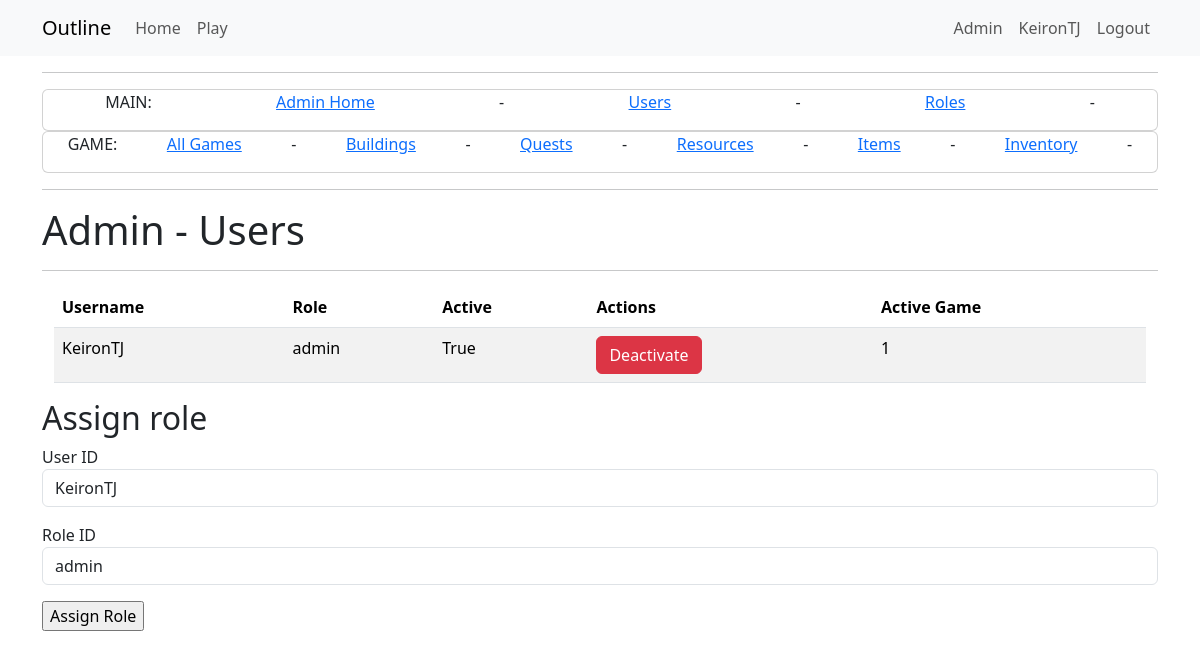
Page /admin_users (signed in) on the committed database.
### app/models.py (models this page shows, shortened)
class User(UserMixin, db.Model):
    id = db.Column(Integer, primary_key=True)
    username = db.Column(String(64), index=True, unique=True)
    email = db.Column(String(120), index=True, unique=True)
    password_hash = db.Column(String(256))
    active = db.Column(db.Boolean(), default=True)
    activegame = db.Column(db.Integer, nullable=True)
    game = so.relationship("Game", back_populates="user", cascade="all, delete-orphan")
    role=so.relationship("Role", secondary="user_roles")
    def is_admin(self):
        return 'admin' in [role.name for role in self.role]

class Role(db.Model):
    __tablename__ = 'roles'
    id = db.Column(db.Integer(), primary_key=True)
    name = db.Column(db.String(50), unique=True)

### app/admin/routes.py (the view, shortened to what this page needs)
@bp.route('/admin_users', methods=['GET', 'POST'])
@login_required
@admin_required
def admin_users():
    user_roles = db.session.query(UserRoles).all()
    users = db.session.query(User).all()
    roles= db.session.query(Role).all()
    assign_role_form = AssignRoleForm()
    return render_template("admin/admin_users.html",
                           title='Admin - Users',
                           users=users,
                           assign_role_form=assign_role_form,
                           roles=roles,
                           user_roles=user_roles)

### app/admin/forms.py
class AssignRoleForm(FlaskForm):
    user_id = SelectField('User ID', coerce=int)
    role_id = SelectField('Role ID', coerce=int)
    submit = SubmitField('Assign Role')
    def __init__(self, *args, **kwargs):
        super(AssignRoleForm, self).__init__(*args, **kwargs)
        self.user_id.choices = [(user.id, user.username) for user in User.query.all()]  # Assuming User model has id and name fields
        self.role_id.choices = [(role.id, role.name) for role in Role.query.all()]  # Assuming Role model has id and name fields

### app/game/__init__.py (called while the page is built)
@bp.before_app_request
def before_request():
    load_game()

### app/game/context_processor.py (called while the page is built)
def load_game():
    if current_user.is_authenticated:
        game_id = current_user.activegame
        if game_id:
            g.game = Game.query.get(game_id)
        else:
            g.game = None
    else:
        g.game = None

### app/models.py (called while the page is built)
@login.user_loader
def load_user(id):
    return db.session.get(User, int(id))

### app/templates/admin/admin_users.html (shortened to what this page needs)
{% extends "admin/admin_base.html" %}
{% block content2 %}
<div class="Jumbotron">
    <h1>Admin - Users</h1>
</div>
<hr>
<div class="container">
    <div class="row">
        <div class="col-md-12">
            <table class="table table-striped">
                <thead>
                    <tr>
                        <th>Username</th>
                        <th>Role</th>
                        <th>Active</th>
                        <th>Actions</th>
                        <th>Active Game</th>
                    </tr>
                </thead>
                <tbody>
                    {% for user in users %}
                    <tr>
                        <td>{{ user.username }}</td>
                        <td>
                            {% for role in user.role %}
                            {{ role.name }} <br>
                            {% else %}
                            No Roles Assigned
                            {% endfor %}
                        </td>
                        <td>{{ user.active }}</td>
                        <td>
                            {% if user.active %}
                            <a href="{{ url_for('admin.deactivate_user', user_id=user.id) }}" class="btn btn-danger">Deactivate</a>
                            {% else %}
                            <a href="{{ url_for('admin.activate_user', user_id=user.id) }}" class="btn btn-success">Activate</a>
                            {% endif %}
                        </td>
                        <td>{{ user.activegame }}</td>
                    </tr>
                    {% endfor %}
                </tbody>
            </table>
        </div>
    </div>
</div>
<h2>Assign role</h2>
<form action="" method="post" novalidate>
    <p>
        {{ assign_role_form.user_id.label }}<br>
        {{ assign_role_form.user_id(class="form-control") }}
    </p>
    <p>
        {{ assign_role_form.role_id.label }}<br>
        {{ assign_role_form.role_id(class="form-control") }}
    </p>
    <p>{{ assign_role_form.submit() }}</p>
</form>
{% endblock %}

### app/templates/base.html (shortened to what this page needs)
<!doctype html>
<html lang="en">
<head>
    <link href="https://cdn.jsdelivr.net/npm/bootstrap@5.3.2/dist/css/bootstrap.min.css"
          rel="stylesheet"
>
    <link rel="stylesheet" href="{{ url_for('static', filename='style.css') }}">
</head>
<body>
    <nav class="navbar navbar-expand-lg bg-body-tertiary">
        <div class="container">
            <a class="navbar-brand" href="{{ url_for('main.index') }}">Outline</a>
            <div class="collapse navbar-collapse" id="navbarSupportedContent">
                <ul class="navbar-nav me-auto mb-2 mb-lg-0">
                    <li class="nav-item">
                        <a class="nav-link" aria-current="page" href="{{ url_for('main.index') }}">Home</a>
                    </li>
                    {% if not current_user.is_authenticated or current_user.activegame == None    %}
                    <li class="nav-item">
                        <a class="nav-link" aria-current="page" href="{{ url_for('game.startmenu') }}">Start Menu</a>
                    </li>
                    {% else %}
                    <li class="nav-item">
                        <a class="nav-link" aria-current="page" href="{{ url_for('game.play', game_id=current_user.activegame) }}">Play</a>
                    </li>
                    {% endif %}
                </ul>
                <ul class="navbar-nav mb-2 mb-lg-0">
                    {% if current_user.is_anonymous %}
                    <li class="nav-item">
                        <a class="nav-link" aria-current="page" href="{{ url_for('auth.login') }}">Login</a>
                    </li>
                    {% else %}
                    {% if current_user.is_admin() %}
                    <li class="nav-item">
                        <a class="nav-link" aria-current="page" href="{{ url_for('admin.admin_home') }}">Admin</a>
                    </li>
                    {% endif %}
                    <li class="nav-item">
                        <a class="nav-link" aria-current="page" href="{{ url_for('main.view_profile', user_id=current_user.id) }}">{{ current_user.username }}</a>
                    </li>
                    <li class="nav-item">
                        <a class="nav-link" aria-current="page" href="{{ url_for('auth.logout') }}">Logout</a>
                    </li>
                    {% endif %}
                </ul>
            </div>
        </div>
    </nav>
    <div class="container mt-3">
        {% block content %}{% endblock %}
    </div>
</body>
</html>

### rows in the picture
User: username "KeironTJ", active "True", activegame "1"
Role: name "admin"

### other values in the picture
{{ assign_role_form.user_id.label }} "User ID"
{{ assign_role_form.role_id.label }} "Role ID"
